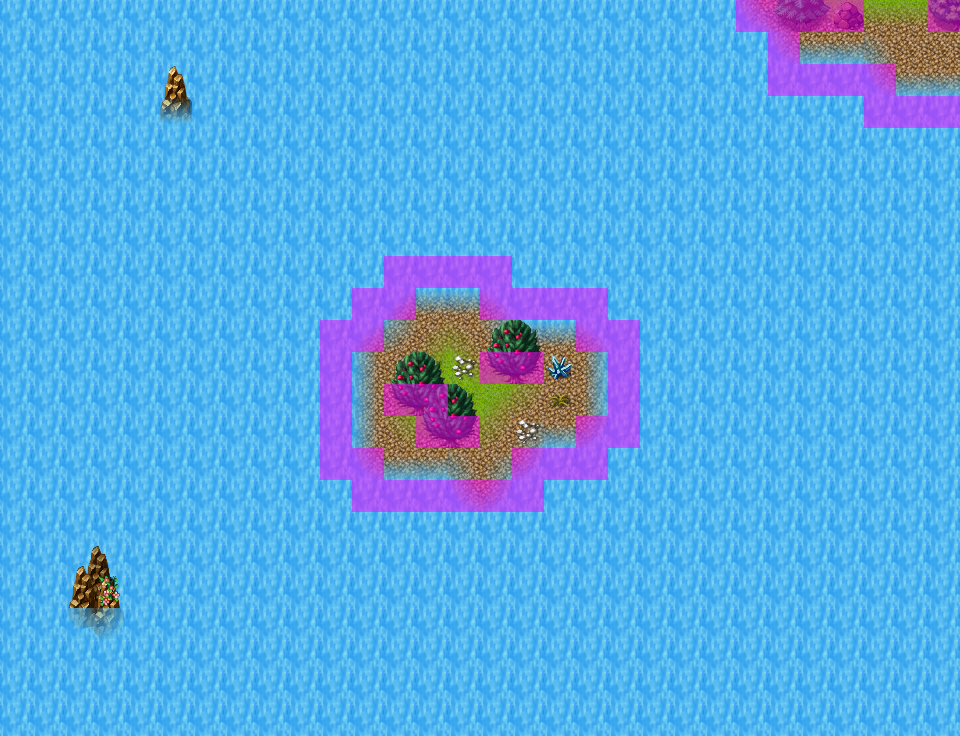

Tiled map render using the project's own tile images. Description and the map definition, with tile-layer contents summarised, below:
An orthogonal 30x23 tile map with 32x32 px tiles, 6 tile layers (Base, Ground, Objects, Above, ...), 62 tilesets and 6 objects (3x spawn, 2x mapchange, container).

<map version="1.5" tiledversion="1.7.2" orientation="orthogonal" renderorder="right-down" width="30" height="23" tilewidth="32" tileheight="32" infinite="0" nextlayerid="12" nextobjectid="7">
 <properties>
  <property name="outdoors" value="1" />
 </properties>
 <tileset firstgid="1" name="map_bed_1" tilewidth="32" tileheight="32" tilecount="128" columns="16">
  <image source="../drawable/map_bed_1.png" width="512" height="256" />
 </tileset>
 <tileset firstgid="129" name="map_border_1" tilewidth="32" tileheight="32" tilecount="128" columns="16">
  <image source="../drawable/map_border_1.png" width="512" height="256" />
 </tileset>
 <tileset firstgid="257" name="map_bridge_1" tilewidth="32" tileheight="32" tilecount="128" columns="16">
  <image source="../drawable/map_bridge_1.png" width="512" height="256" />
 </tileset>
 <tileset firstgid="385" name="map_bridge_2" tilewidth="32" tileheight="32" tilecount="128" columns="16">
  <image source="../drawable/map_bridge_2.png" width="512" height="256" />
 </tileset>
 <tileset firstgid="513" name="map_broken_1" tilewidth="32" tileheight="32" tilecount="128" columns="16">
  <image source="../drawable/map_broken_1.png" width="512" height="256" />
 </tileset>
 <tileset firstgid="641" name="map_cavewall_1" tilewidth="32" tileheight="32" tilecount="108" columns="18">
  <image source="../drawable/map_cavewall_1.png" width="576" height="192" />
 </tileset>
 <tileset firstgid="749" name="map_cavewall_2" tilewidth="32" tileheight="32" tilecount="108" columns="18">
  <image source="../drawable/map_cavewall_2.png" width="576" height="192" />
 </tileset>
 <tileset firstgid="857" name="map_cavewall_3" tilewidth="32" tileheight="32" tilecount="108" columns="18">
  <image source="../drawable/map_cavewall_3.png" width="576" height="192" />
 </tileset>
 <tileset firstgid="965" name="map_cavewall_4" tilewidth="32" tileheight="32" tilecount="108" columns="18">
  <image source="../drawable/map_cavewall_4.png" width="576" height="192" />
 </tileset>
 <tileset firstgid="1073" name="map_chair_table_1" tilewidth="32" tileheight="32" tilecount="128" columns="16">
  <image source="../drawable/map_chair_table_1.png" width="512" height="256" />
 </tileset>
 <tileset firstgid="1201" name="map_chair_table_2" tilewidth="32" tileheight="32" tilecount="128" columns="16">
  <image source="../drawable/map_chair_table_2.png" width="512" height="256" />
 </tileset>
 <tileset firstgid="1329" name="map_crate_1" tilewidth="32" tileheight="32" tilecount="128" columns="16">
  <image source="../drawable/map_crate_1.png" width="512" height="256" />
 </tileset>
 <tileset firstgid="1457" name="map_cupboard_1" tilewidth="32" tileheight="32" tilecount="128" columns="16">
  <image source="../drawable/map_cupboard_1.png" width="512" height="256" />
 </tileset>
 <tileset firstgid="1585" name="map_curtain_1" tilewidth="32" tileheight="32" tilecount="128" columns="16">
  <image source="../drawable/map_curtain_1.png" width="512" height="256" />
 </tileset>
 <tileset firstgid="1713" name="map_entrance_1" tilewidth="32" tileheight="32" tilecount="128" columns="16">
  <image source="../drawable/map_entrance_1.png" width="512" height="256" />
 </tileset>
 <tileset firstgid="1841" name="map_entrance_2" tilewidth="32" tileheight="32" tilecount="128" columns="16">
  <image source="../drawable/map_entrance_2.png" width="512" height="256" />
 </tileset>
 <tileset firstgid="1969" name="map_fence_1" tilewidth="32" tileheight="32" tilecount="128" columns="16">
  <image source="../drawable/map_fence_1.png" width="512" height="256" />
 </tileset>
 <tileset firstgid="2097" name="map_fence_2" tilewidth="32" tileheight="32" tilecount="128" columns="16">
  <image source="../drawable/map_fence_2.png" width="512" height="256" />
 </tileset>
 <tileset firstgid="2225" name="map_fence_3" tilewidth="32" tileheight="32" tilecount="128" columns="16">
  <image source="../drawable/map_fence_3.png" width="512" height="256" />
 </tileset>
 <tileset firstgid="2353" name="map_fence_4" tilewidth="32" tileheight="32" tilecount="128" columns="16">
  <image source="../drawable/map_fence_4.png" width="512" height="256" />
 </tileset>
 <tileset firstgid="2481" name="map_ground_1" tilewidth="32" tileheight="32" tilecount="128" columns="16">
  <image source="../drawable/map_ground_1.png" width="512" height="256" />
 </tileset>
 <tileset firstgid="2609" name="map_ground_2" tilewidth="32" tileheight="32" tilecount="128" columns="16">
  <image source="../drawable/map_ground_2.png" width="512" height="256" />
 </tileset>
 <tileset firstgid="2737" name="map_ground_3" tilewidth="32" tileheight="32" tilecount="128" columns="16">
  <image source="../drawable/map_ground_3.png" width="512" height="256" />
 </tileset>
 <tileset firstgid="2865" name="map_ground_4" tilewidth="32" tileheight="32" tilecount="128" columns="16">
  <image source="../drawable/map_ground_4.png" width="512" height="256" />
 </tileset>
 <tileset firstgid="2993" name="map_ground_5" tilewidth="32" tileheight="32" tilecount="128" columns="16">
  <image source="../drawable/map_ground_5.png" width="512" height="256" />
 </tileset>
 <tileset firstgid="3121" name="map_ground_6" tilewidth="32" tileheight="32" tilecount="128" columns="16">
  <image source="../drawable/map_ground_6.png" width="512" height="256" />
 </tileset>
 <tileset firstgid="3249" name="map_ground_7" tilewidth="32" tileheight="32" tilecount="128" columns="16">
  <image source="../drawable/map_ground_7.png" width="512" height="256" />
 </tileset>
 <tileset firstgid="3377" name="map_ground_8" tilewidth="32" tileheight="32" tilecount="128" columns="16">
  <image source="../drawable/map_ground_8.png" width="512" height="256" />
 </tileset>
 <tileset firstgid="3505" name="map_house_1" tilewidth="32" tileheight="32" tilecount="128" columns="16">
  <image source="../drawable/map_house_1.png" width="512" height="256" />
 </tileset>
 <tileset firstgid="3633" name="map_house_2" tilewidth="32" tileheight="32" tilecount="128" columns="16">
  <image source="../drawable/map_house_2.png" width="512" height="256" />
 </tileset>
 <tileset firstgid="3761" name="map_indoor_1" tilewidth="32" tileheight="32" tilecount="128" columns="16">
  <image source="../drawable/map_indoor_1.png" width="512" height="256" />
 </tileset>
 <tileset firstgid="3889" name="map_indoor_2" tilewidth="32" tileheight="32" tilecount="128" columns="16">
  <image source="../drawable/map_indoor_2.png" width="512" height="256" />
 </tileset>
 <tileset firstgid="4017" name="map_kitchen_1" tilewidth="32" tileheight="32" tilecount="128" columns="16">
  <image source="../drawable/map_kitchen_1.png" width="512" height="256" />
 </tileset>
 <tileset firstgid="4145" name="map_outdoor_1" tilewidth="32" tileheight="32" tilecount="128" columns="16">
  <image source="../drawable/map_outdoor_1.png" width="512" height="256" />
 </tileset>
 <tileset firstgid="4273" name="map_pillar_1" tilewidth="32" tileheight="32" tilecount="128" columns="16">
  <image source="../drawable/map_pillar_1.png" width="512" height="256" />
 </tileset>
 <tileset firstgid="4401" name="map_pillar_2" tilewidth="32" tileheight="32" tilecount="128" columns="16">
  <image source="../drawable/map_pillar_2.png" width="512" height="256" />
 </tileset>
 <tileset firstgid="4529" name="map_plant_1" tilewidth="32" tileheight="32" tilecount="128" columns="16">
  <image source="../drawable/map_plant_1.png" width="512" height="256" />
 </tileset>
 <tileset firstgid="4657" name="map_plant_2" tilewidth="32" tileheight="32" tilecount="128" columns="16">
  <image source="../drawable/map_plant_2.png" width="512" height="256" />
 </tileset>
 <tileset firstgid="4785" name="map_rock_1" tilewidth="32" tileheight="32" tilecount="128" columns="16">
  <image source="../drawable/map_rock_1.png" width="512" height="256" />
 </tileset>
 <tileset firstgid="4913" name="map_rock_2" tilewidth="32" tileheight="32" tilecount="128" columns="16">
  <image source="../drawable/map_rock_2.png" width="512" height="256" />
 </tileset>
 <tileset firstgid="5041" name="map_roof_1" tilewidth="32" tileheight="32" tilecount="128" columns="16">
  <image source="../drawable/map_roof_1.png" width="512" height="256" />
 </tileset>
 <tileset firstgid="5169" name="map_roof_2" tilewidth="32" tileheight="32" tilecount="128" columns="16">
  <image source="../drawable/map_roof_2.png" width="512" height="256" />
 </tileset>
 <tileset firstgid="5297" name="map_roof_3" tilewidth="32" tileheight="32" tilecount="128" columns="16">
  <image source="../drawable/map_roof_3.png" width="512" height="256" />
 </tileset>
 <tileset firstgid="5425" name="map_shop_1" tilewidth="32" tileheight="32" tilecount="128" columns="16">
  <image source="../drawable/map_shop_1.png" width="512" height="256" />
 </tileset>
 <tileset firstgid="5553" name="map_sign_ladder_1" tilewidth="32" tileheight="32" tilecount="128" columns="16">
  <image source="../drawable/map_sign_ladder_1.png" width="512" height="256" />
 </tileset>
 <tileset firstgid="5681" name="map_table_1" tilewidth="32" tileheight="32" tilecount="128" columns="16">
  <image source="../drawable/map_table_1.png" width="512" height="256" />
 </tileset>
 <tileset firstgid="5809" name="map_transition_1" tilewidth="32" tileheight="32" tilecount="128" columns="16">
  <image source="../drawable/map_transition_1.png" width="512" height="256" />
 </tileset>
 <tileset firstgid="5937" name="map_transition_2" tilewidth="32" tileheight="32" tilecount="128" columns="16">
  <image source="../drawable/map_transition_2.png" width="512" height="256" />
 </tileset>
 <tileset firstgid="6065" name="map_transition_3" tilewidth="32" tileheight="32" tilecount="128" columns="16">
  <image source="../drawable/map_transition_3.png" width="512" height="256" />
 </tileset>
 <tileset firstgid="6193" name="map_transition_4" tilewidth="32" tileheight="32" tilecount="128" columns="16">
  <image source="../drawable/map_transition_4.png" width="512" height="256" />
 </tileset>
 <tileset firstgid="6321" name="map_transition_5" tilewidth="32" tileheight="32" tilecount="128" columns="16">
  <image source="../drawable/map_transition_5.png" width="512" height="256" />
 </tileset>
 <tileset firstgid="6449" name="map_tree_1" tilewidth="32" tileheight="32" tilecount="128" columns="16">
  <image source="../drawable/map_tree_1.png" width="512" height="256" />
 </tileset>
 <tileset firstgid="6577" name="map_tree_2" tilewidth="32" tileheight="32" tilecount="128" columns="16">
  <image source="../drawable/map_tree_2.png" width="512" height="256" />
 </tileset>
 <tileset firstgid="6705" name="map_wall_1" tilewidth="32" tileheight="32" tilecount="128" columns="16">
  <image source="../drawable/map_wall_1.png" width="512" height="256" />
 </tileset>
 <tileset firstgid="6833" name="map_wall_2" tilewidth="32" tileheight="32" tilecount="120" columns="15">
  <image source="../drawable/map_wall_2.png" width="480" height="256" />
 </tileset>
 <tileset firstgid="6953" name="map_wall_3" tilewidth="32" tileheight="32" tilecount="120" columns="15">
  <image source="../drawable/map_wall_3.png" width="480" height="256" />
 </tileset>
 <tileset firstgid="7073" name="map_wall_4" tilewidth="32" tileheight="32" tilecount="120" columns="15">
  <image source="../drawable/map_wall_4.png" width="480" height="256" />
 </tileset>
 <tileset firstgid="7193" name="map_window_1" tilewidth="32" tileheight="32" tilecount="128" columns="16">
  <image source="../drawable/map_window_1.png" width="512" height="256" />
 </tileset>
 <tileset firstgid="7321" name="map_window_2" tilewidth="32" tileheight="32" tilecount="128" columns="16">
  <image source="../drawable/map_window_2.png" width="512" height="256" />
 </tileset>
 <tileset firstgid="7449" name="map_trail_1" tilewidth="32" tileheight="32" tilecount="128" columns="16">
  <image source="../drawable/map_trail_1.png" width="512" height="256" />
 </tileset>
 <tileset firstgid="7577" name="map_guynmart" tilewidth="32" tileheight="32" tilecount="128" columns="16">
  <image source="../drawable/map_guynmart.png" width="512" height="256" />
 </tileset>
 <tileset firstgid="7705" name="map_tree_3" tilewidth="32" tileheight="32" tilecount="544" columns="32">
  <image source="../drawable/map_tree_3.png" width="1024" height="544" />
 </tileset>
 <layer id="10" name="Base" width="30" height="23">
  <data>[690 cells, 2 non-empty, 2 distinct tile ids]</data>
 </layer>
 <layer id="1" name="Ground" width="30" height="23">
  <data>[690 cells, 690 non-empty, 5 distinct tile ids]</data>
 </layer>
 <layer id="2" name="Objects" width="30" height="23">
  <data>[690 cells, 64 non-empty, 23 distinct tile ids]</data>
 </layer>
 <layer id="3" name="Above" width="30" height="23">
  <data>[690 cells, 412 non-empty, 15 distinct tile ids]</data>
 </layer>
 <layer id="4" name="Top" width="30" height="23">
  <data>[690 cells, 1 non-empty, 1 distinct tile ids]</data>
 </layer>
 <layer id="5" name="Walkable" width="30" height="23">
  <data>[690 cells, 51 non-empty, 1 distinct tile ids]</data>
 </layer>
 <objectgroup id="6" name="Mapevents">
  <object id="1" name="north" type="mapchange" x="864" y="0" width="64" height="32">
   <properties>
    <property name="map" value="mywildcave" />
    <property name="place" value="south" />
   </properties>
  </object>
  <object id="2" name="exit" type="mapchange" x="544" y="352" width="32" height="32">
   <properties>
    <property name="map" value="lake_shore_road_6" />
    <property name="place" value="lake_island" />
   </properties>
  </object>
  <object id="6" name="gal_isle_loot" type="container" x="384" y="416" width="32" height="32">
   <properties>
    <property name="map" value="lake_shore_road_6" />
    <property name="place" value="lake_island" />
   </properties>
  </object>
 </objectgroup>
 <objectgroup id="7" name="Spawn">
  <object id="3" name="lake_fish_spawn" type="spawn" x="192" y="0" width="512" height="288">
   <properties>
    <property name="quantity" value="4" />
    <property name="spawngroup" value="pond_fish" />
   </properties>
  </object>
  <object id="4" name="fish_school_spawn" type="spawn" x="608" y="192" width="320" height="544">
   <properties>
    <property name="quantity" value="4" />
    <property name="spawngroup" value="fish_school" />
   </properties>
  </object>
  <object id="5" name="fish_school_spawn2" type="spawn" x="32" y="192" width="288" height="352">
   <properties>
    <property name="quantity" value="3" />
    <property name="spawngroup" value="fish_school" />
   </properties>
  </object>
 </objectgroup>
 <objectgroup id="8" name="Keys" />
 <objectgroup id="9" name="Replace" />
</map>
